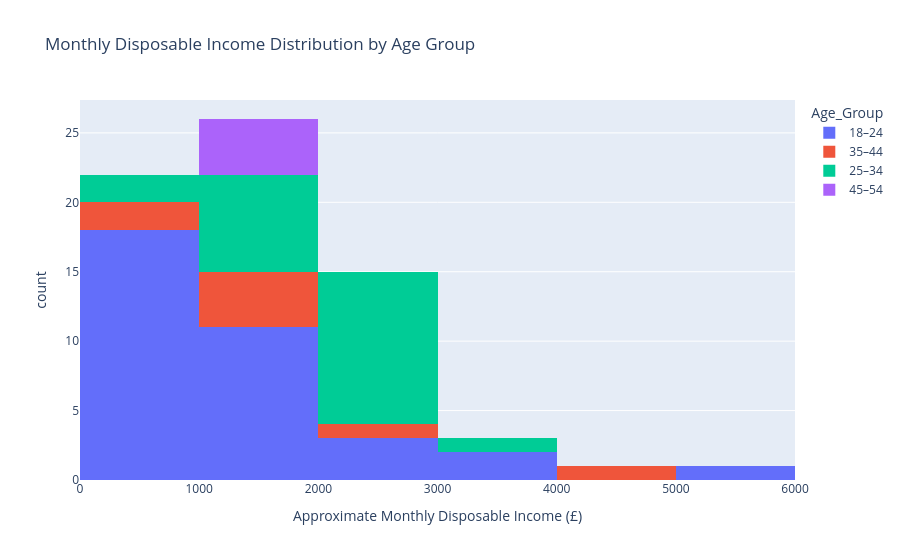

The code cell stored with this chart in its notebook:
### Markdown cell above
## 11. Disposable income distribution

### Code cell
fig = px.histogram(
    analysis_df,
    x='Income_Numeric',
    color='Age_Group',
    nbins=6,
    title='Monthly Disposable Income Distribution by Age Group',
    labels={
        'Income_Numeric':'Approximate Monthly Disposable Income (£)',
        'count':'Respondents'
    }
)
fig.show()

### Figure 1 — Plotly figure (JSON) as saved in the notebook; plotly's stock layout.template omitted (floating-point values rounded to 4 significant figures)
{"data": [{"alignmentgroup": "True", "bingroup": "x", "hovertemplate": "Age_Group=18–24<br>Approximate Monthly Disposable Income (£)=%{x}<br>count=%{y}<extra></extra>", "legendgroup": "18–24", "marker": {"color": "#636efa", "pattern": {"shape": ""}}, "name": "18–24", "nbinsx": 6, "offsetgroup": "18–24", "orientation": "v", "showlegend": true, "type": "histogram", "x": [1500, 2500, 500, 1500, 1500, 1500, 500, 500, 500, 500, 500, 500, 500, 1500, 500, 1500, 500, 5500, 1500, 3500, 500, 1500, 500, 500, 1500, 500, 2500, 500, 2500, 500, 1500, 500, 3500, 500, 1500], "xaxis": "x", "yaxis": "y"}, {"alignmentgroup": "True", "bingroup": "x", "hovertemplate": "Age_Group=35–44<br>Approximate Monthly Disposable Income (£)=%{x}<br>count=%{y}<extra></extra>", "legendgroup": "35–44", "marker": {"color": "#EF553B", "pattern": {"shape": ""}}, "name": "35–44", "nbinsx": 6, "offsetgroup": "35–44", "orientation": "v", "showlegend": true, "type": "histogram", "x": [500, 500, 1500, 1500, 1500, 2500, 1500, 4500], "xaxis": "x", "yaxis": "y"}, {"alignmentgroup": "True", "bingroup": "x", "hovertemplate": "Age_Group=25–34<br>Approximate Monthly Disposable Income (£)=%{x}<br>count=%{y}<extra></extra>", "legendgroup": "25–34", "marker": {"color": "#00cc96", "pattern": {"shape": ""}}, "name": "25–34", "nbinsx": 6, "offsetgroup": "25–34", "orientation": "v", "showlegend": true, "type": "histogram", "x": [2500, 2500, 2500, 1500, 2500, 3500, 500, 1500, 1500, 2500, 2500, 1500, 2500, 2500, 2500, 2500, 1500, 1500, 500, 1500, 2500], "xaxis": "x", "yaxis": "y"}, {"alignmentgroup": "True", "bingroup": "x", "hovertemplate": "Age_Group=45–54<br>Approximate Monthly Disposable Income (£)=%{x}<br>count=%{y}<extra></extra>", "legendgroup": "45–54", "marker": {"color": "#ab63fa", "pattern": {"shape": ""}}, "name": "45–54", "nbinsx": 6, "offsetgroup": "45–54", "orientation": "v", "showlegend": true, "type": "histogram", "x": [1500, 1500, 1500, 1500], "xaxis": "x", "yaxis": "y"}], "layout": {"barmode": "relative", "legend": {"title": {"text": "Age_Group"}, "tracegroupgap": 0}, "title": {"text": "Monthly Disposable Income Distribution by Age Group"}, "xaxis": {"anchor": "y", "domain": [0, 1], "title": {"text": "Approximate Monthly Disposable Income (£)"}}, "yaxis": {"anchor": "x", "domain": [0, 1], "title": {"text": "count"}}}}
